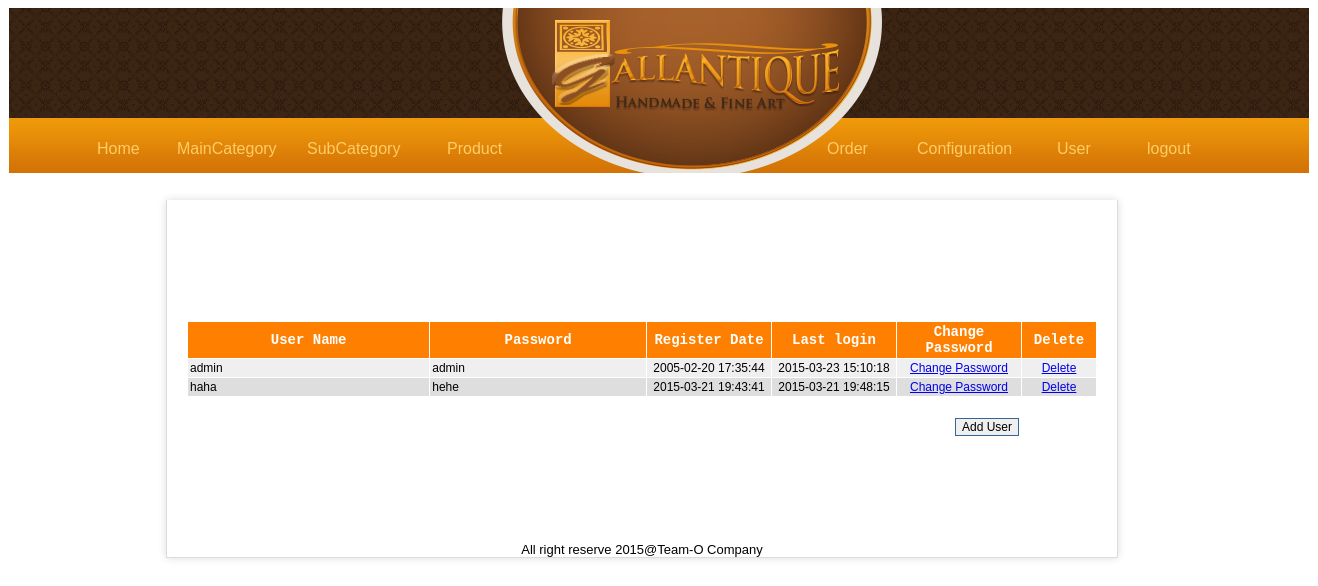
/admin/user/index.php (signed in), run on the app's committed database.
### tables this page shows
CREATE TABLE IF NOT EXISTS `tbl_user` (
  `user_id` int(10) unsigned NOT NULL AUTO_INCREMENT,
  `user_name` varchar(20) NOT NULL DEFAULT '',
  `user_password` varchar(32) NOT NULL DEFAULT '',
  `address` varchar(1000) NOT NULL,
  `phone` varchar(100) NOT NULL,
  `email` varchar(1000) NOT NULL,
  `user_level` int(11) NOT NULL,
  `user_regdate` datetime NOT NULL DEFAULT '0000-00-00 00:00:00',
  `user_last_login` datetime NOT NULL DEFAULT '0000-00-00 00:00:00',
  PRIMARY KEY (`user_id`),
  UNIQUE KEY `user_name` (`user_name`)
);

### admin/user/index.php (called while the page is built, shortened)
<?php
require_once '../include/adminpanel.php';
?>

### library/database.php (called while the page is built, shortened)
<?php
function dbQuery($sql)
{
	$result = mysql_query($sql) or die(mysql_error());
	return $result;
}
function dbFetchAssoc($result)
{
	return mysql_fetch_assoc($result);
}
?>

### admin/user/list.php (the view, shortened to what this page needs)
<?php
$sql = "SELECT user_id,user_password, user_name, user_regdate, user_last_login
        FROM tbl_user
		ORDER BY user_name";
$result = dbQuery($sql);
?>
<p>&nbsp;</p>
<form action="processUser.php?action=addUser" method="post"  name="frmListUser" id="frmListUser">
 <table width="100%" border="0" align="center" cellpadding="2" cellspacing="1" class="text">
  <tr align="center" id="listTableHeader">
   <td>User Name</td>
   <td>Password</td>
   <td width="120">Register Date</td>
   <td width="120">Last login</td>
   <td width="120">Change Password</td>
   <td width="70">Delete</td>
  </tr>
<?php
while($row = dbFetchAssoc($result)) {
	extract($row);
	if ($i%2) {
		$class = 'row1';
	} else {
		$class = 'row2';
	}
	$i += 1;
?>
  <tr class="<?php echo $class; ?>">
   <td><?php echo $user_name; ?></td>
   <td><?php echo $user_password?></td>
   <td width="120" align="center"><?php echo $user_regdate; ?></td>
   <td width="120" align="center"><?php echo $user_last_login; ?></td>
   <td width="120" align="center"><a href="javascript:changePassword(<?php echo $user_id; ?>);">Change Password</a></td>
   <td width="70" align="center"><a href="javascript:deleteUser(<?php echo $user_id; ?>);">Delete</a></td>
  </tr>
<?php
}
?>
  <tr>
   <td colspan="5">&nbsp;</td>
  </tr>
  <tr>
   <td colspan="5" align="right"><input name="btnAddUser" type="button" id="btnAddUser" value="Add User" class="box" onClick="addUser()"></td>
  </tr>
 </table>
 <p>&nbsp;</p>
</form>

### admin/Admincss/admin2.css (style rules this page uses)
#listTableHeader { font-family: "Courier New", Courier, mono; font-size: 14px; color: #FFFFFF; background-color:rgba(255,128,0,1); font-weight: bold; background-position: center; }
.box { font-family: Arial, Helvetica, sans-serif; font-size: 12px; border: 1px solid #336699; }
.row1 { background-color: #EFEFEF; }
.row2 { background-color: #DEDEDE; }
body { font-family: "Arial", "Helvetica", "sans-serif"; text-align: center; font-size: 10px; background-color: #FFF; }
.text { font-family: Arial, Helvetica, sans-serif; font-size: 12px; }

### data on the page
tbl_user: user_name "admin", user_password "admin", user_regdate "2005-02-20 17:35:44", user_last_login "2015-03-23 15:10:18"
tbl_user: user_name "haha", user_password "hehe", user_regdate "2015-03-21 19:43:41", user_last_login "2015-03-21 19:48:15"
